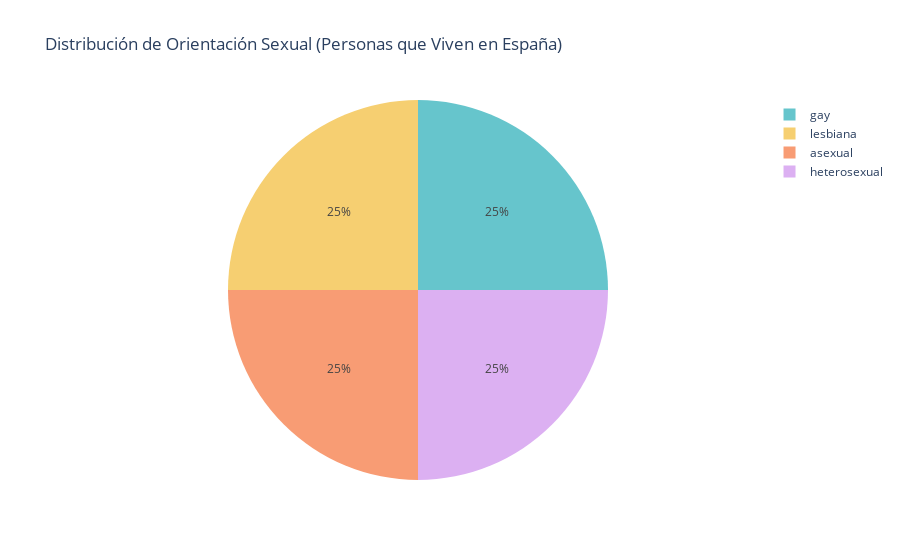

The code cell stored with this chart in its notebook:
### Code cell
def crear_grafico_pie(dataframe, viven_espana=True):

    #Filtro para el DataFrame
    filtro = dataframe['vives_espana'] == viven_espana
    df_filtrado = dataframe[filtro]
    
    #Conteo de orientaciones
    colectivos_count = df_filtrado['orientacion'].value_counts().reset_index()
    colectivos_count.columns = ['Orientacion', 'Cantidad']
    
    #Tener en cuenta ambas posibilidades
    titulo = "Distribución de Orientación Sexual"
    if viven_espana:
        titulo += " (Personas que Viven en España)"
    else:
        titulo += " (Personas que No Viven en España)"
    
    fig = px.pie(colectivos_count, 
                 values='Cantidad', 
                 names='Orientacion', 
                 title=titulo,
                 color_discrete_sequence=px.colors.qualitative.Pastel)
    
    return fig


fig = crear_grafico_pie(df_3, viven_espana=True)
fig.show()

### Figure 1 — Plotly figure (JSON) as saved in the notebook; plotly's stock layout.template omitted (floating-point values rounded to 4 significant figures)
{"data": [{"domain": {"x": [0, 1], "y": [0, 1]}, "hovertemplate": "Orientacion=%{label}<br>Cantidad=%{value}<extra></extra>", "labels": ["gay", "lesbiana", "asexual", "heterosexual"], "legendgroup": "", "name": "", "showlegend": true, "type": "pie", "values": [1, 1, 1, 1]}], "layout": {"legend": {"tracegroupgap": 0}, "piecolorway": ["rgb(102, 197, 204)", "rgb(246, 207, 113)", "rgb(248, 156, 116)", "rgb(220, 176, 242)", "rgb(135, 197, 95)", "rgb(158, 185, 243)", "rgb(254, 136, 177)", "rgb(201, 219, 116)", "rgb(139, 224, 164)", "rgb(180, 151, 231)", "rgb(179, 179, 179)"], "title": {"text": "Distribución de Orientación Sexual (Personas que Viven en España)"}}}
